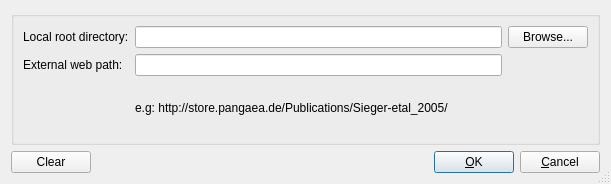
<?xml version="1.0" encoding="UTF-8"?>
<ui version="4.0">
 <class>FileListOptionsDialog</class>
 <widget class="QDialog" name="FileListOptionsDialog">
  <property name="geometry">
   <rect>
    <x>0</x>
    <y>0</y>
    <width>611</width>
    <height>184</height>
   </rect>
  </property>
  <property name="acceptDrops">
   <bool>true</bool>
  </property>
  <property name="windowTitle">
   <string>Search dialog</string>
  </property>
  <property name="sizeGripEnabled">
   <bool>true</bool>
  </property>
  <layout class="QGridLayout" name="gridLayout_2">
   <item row="0" column="0">
    <widget class="QGroupBox" name="groupBox_SearchAndReplace_1">
     <property name="title">
      <string/>
     </property>
     <layout class="QGridLayout" name="gridLayout">
      <item row="0" column="0">
       <widget class="QLabel" name="SearchForLabelText_2">
        <property name="text">
         <string>Local root directory:</string>
        </property>
       </widget>
      </item>
      <item row="0" column="1">
       <widget class="QLineEdit" name="LocalRootDir_lineEdit">
        <property name="minimumSize">
         <size>
          <width>0</width>
          <height>0</height>
         </size>
        </property>
       </widget>
      </item>
      <item row="0" column="2">
       <widget class="QPushButton" name="browseLocalRootDirButton">
        <property name="text">
         <string>Browse...</string>
        </property>
       </widget>
      </item>
      <item row="1" column="0">
       <widget class="QLabel" name="SearchForLabelText_1">
        <property name="text">
         <string>External web path:</string>
        </property>
       </widget>
      </item>
      <item row="1" column="1">
       <widget class="QLineEdit" name="ExternalWebPath_lineEdit">
        <property name="minimumSize">
         <size>
          <width>0</width>
          <height>0</height>
         </size>
        </property>
       </widget>
      </item>
      <item row="2" column="1" colspan="2">
       <widget class="QLabel" name="label">
        <property name="text">
         <string>e.g: http://store.pangaea.de/Publications/Sieger-etal_2005/</string>
        </property>
       </widget>
      </item>
     </layout>
    </widget>
   </item>
   <item row="1" column="0">
    <layout class="QHBoxLayout" name="horizontalLayout">
     <item>
      <widget class="QPushButton" name="ClearAll_pushButton">
       <property name="text">
        <string>Clear</string>
       </property>
      </widget>
     </item>
     <item>
      <spacer name="horizontalSpacer_1">
       <property name="orientation">
        <enum>Qt::Horizontal</enum>
       </property>
       <property name="sizeHint" stdset="0">
        <size>
         <width>333</width>
         <height>20</height>
        </size>
       </property>
      </spacer>
     </item>
     <item>
      <widget class="QPushButton" name="OK_pushButton">
       <property name="text">
        <string>&amp;OK</string>
       </property>
       <property name="default">
        <bool>true</bool>
       </property>
      </widget>
     </item>
     <item>
      <widget class="QPushButton" name="Cancel_pushButton">
       <property name="text">
        <string>&amp;Cancel</string>
       </property>
      </widget>
     </item>
    </layout>
   </item>
  </layout>
 </widget>
 <tabstops>
  <tabstop>LocalRootDir_lineEdit</tabstop>
  <tabstop>browseLocalRootDirButton</tabstop>
  <tabstop>ExternalWebPath_lineEdit</tabstop>
  <tabstop>ClearAll_pushButton</tabstop>
  <tabstop>OK_pushButton</tabstop>
  <tabstop>Cancel_pushButton</tabstop>
 </tabstops>
 <resources/>
 <connections/>
</ui>
